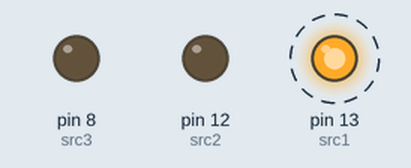
Bench run of a sketch on a simulated Arduino Uno, built with avr-gcc and run on an emulated ATmega328P. On the bench: output pins drawn as LEDs (lit = HIGH). Dashed ring = blinking.

Above: at 0.3 s.
Timing chart, 0 to 3.0 s (numbered marks = the images above):
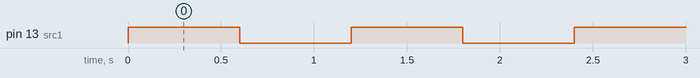

Measured:
- by itself, pin 13 (src1): alternates HIGH for 0.60 s and LOW for 0.60 s

The sketch:

LEDTests.ino
```cpp
int src1 = 13;
int src2=12;
int src3=8;

void blink(int src, int t){
  digitalWrite(src, HIGH);
  delay(t);
  digitalWrite(src,LOW);
  delay(t);
}

void setup() {
  // put your setup code here, to run once:
  pinMode(src1, OUTPUT);
  pinMode(src2, OUTPUT);
  pinMode(src3, OUTPUT);
}

void loop() {
  // put your main code here, to run repeatedly:
  blink(src1, 600);
  //blink(src2, 100);
  //blink(src3, 1000);
}
```
